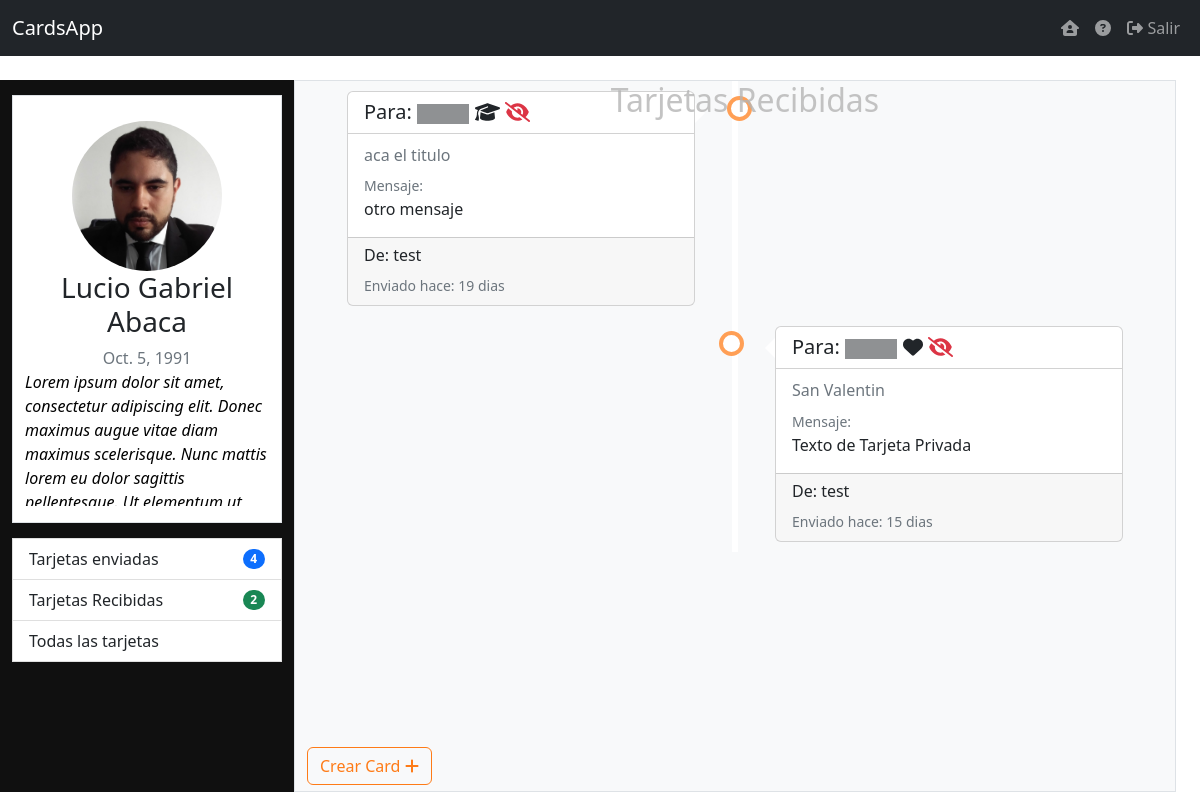
The app's page /dashboard?action=recibidas (signed in), older data.
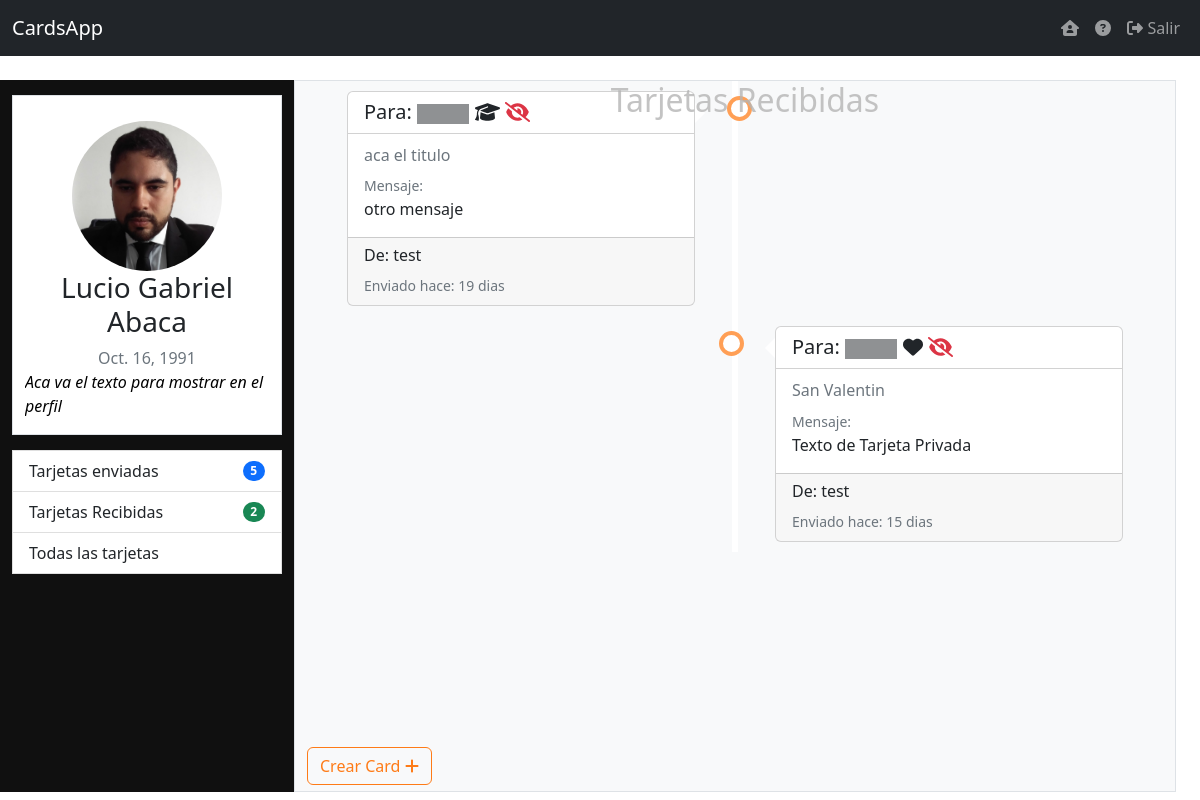
The same page, newer data.
### main_App/models.py (models this page shows)
class Usuarios(models.Model):
    id_usuario = models.ForeignKey(settings.AUTH_USER_MODEL, on_delete=models.CASCADE)
    cumpleaños = models.DateField(null=True)
    avatar = models.ImageField(upload_to='Avatares/', null = True, blank = True)
    perfil = models.TextField(null=True)
    links = models.IntegerField(null = True)
    estado = models.IntegerField(null=True)

### main_App/views.py (the view, shortened to what this page needs)
# urls.py: path('dashboard', views.dashboard, name='dashboard'),
@login_required(login_url='ingresar')
def dashboard(request):
    datosUsuario = Usuarios.objects.get(id_usuario=request.user.id)
    perfilcards = ({
        'enviadas' : len(Relacion_Cards.objects.filter(id_usr__iexact = request.user.id)),
        'recibidas': len(Relacion_Cards.objects.filter(id_usr_to__iexact = request.user.id)),
        })
    links = Perfil_Links.objects.filter(id_usr = request.user.id)
    left = True
    cards = []
    i=0
    if(request.GET):
        if request.GET['action'] == 'recibidas':
            for x in Relacion_Cards.objects.filter(id_usr_to__iexact = request.user.id).order_by('-id'):
                cards.append({i:{}})
                dates = timezone.now() - x.id_card.creacion
                cards[i].update({
                    'id': x.id_card.id,
                    'titulo':x.id_card.titulo,
                    'icon':x.id_card.icon,
                    'text':x.id_card.texto,
                    'imagen':x.id_card.imagen,
                    'estado':x.id_card.estado,
                    'left': (True if left else False),
                    'categoria':[],
                    'id_prop': User.objects.get(id=x.id_usr),
                    'id_to': User.objects.get(id=x.id_usr_to),
                    'creacion': f'{dates.days} dias'
                })
                left = (False if left else True)
                for y in Categorias_Cards.objects.filter(id_card=x.id_card.id):
                    cards[i]['categoria'].append(y.descripcion)
                i += 1
            return render(request, 'main/cards.html',{'datos':datosUsuario, 'perfilCards':perfilcards, 'links': links, 'cards':cards, 'cardsTitulo':'Tarjetas Recibidas'})

### main_App/template/main/cards.html (shortened to what this page needs)
{% extends 'main/dashboard.html' %}
{% load static %}
{% block Dashboard %}
<div class="timeline">
    {% if not cards %}
      <div class="row d-flex text-center">
        <h1> No hay Cards para mostrar </h1>
      </div>
    {% else %}
    <div class="titulo-cards text-center"><h2 class="">{{ cardsTitulo }}</h2></div>
    {% for x in cards %}
      <div class="tm-container {% if x.left == True %} left {% else %} right {% endif %}">
        <div class="card" aria-hidden="true">
          <div class="card-header bg-transparent">
              <div clas="d-flex">
              <h5 class="card-title placeholder-glow d-inline">Para:
                  {% if x.estado == 2 %}
                  <span class="placeholder col-2"></span>
                  {% else %}
                  {{ x.id_to }}
                  {% endif %}
                  <span>
                      <a data-bs-toggle="tooltip" title="Categoria: {{ x.categoria }}"><i class="fa fa-solid {{ x.icon }}"></i></a>
                      {% if x.estado == 2%}
                      <a data-bs-toggle="tooltip" title="Privado" class="text-danger"><i class="fa fa-eye-slash"></i></a>
                      {% endif %}
                  </span>
              </h5>
              </div>
          </div>
          <div class="card-body placeholder-glow">
            <h6 class="card-subtitle mb-2 text-muted ">{{x.titulo}}</h6>
            <small class="text-muted">Mensaje:</small>
            <p class="card-text">
              {{x.text}}
          </p>
          </div>
          <div class="card-footer">
              <h6 class="card-">De: {{ x.id_prop }} </h6>
              <small class="text-muted">Enviado hace:  {{ x.creacion }}</small>
          </div>
      </div>
      </div>
      {% endfor %}
      {% endif %}
      <button class="btn btn-float" type="button" data-bs-toggle="modal" data-bs-target="#modal-card">Crear Card <i class="fa fa-plus"></i></button>
    </div>
    {% endblock %}

### main_App/template/main/dashboard.html (shortened to what this page needs)
{% extends './base.html' %}
{% load static %}
{% block Main %}
<div class="row container-fluid ">
    <div class="col-lg-3 perfil">
        <div class="d-grid container border">
            <a href="#" data-bs-toggle="modal" type="button" data-bs-toggle="modal" data-bs-target="#modal-imagen-perfil">
            <img class=" img-fluid mx-auto d-block rounded-circle" data-bs-toggle="tooltip" title="Editar Avatar" src=
            {% if datos.avatar %}
            {{ datos.avatar.url }}
            {% else %}
            "{% static '/assets/img/default-avatar.jpg' %}"
            {% endif %}>
            </a>
            <div class="d-flex justify-content-center  text-center">
                <h3 class="text-center">{{user.get_full_name}} </h3>
            </div>
            <span class="text-muted text-center">{{ datos.cumpleaños }} </span>
            <a href="/editarPerfil" style="text-decoration: none; color:black"  >
                <p class="blockquote text-wrap fst-italic fs-6 text dash-perfil" data-bs-toggle="tooltip" title="Editar Perfil" >
                {% if datos.perfil %}
                {{datos.perfil}}
                {% else %}
                    Click para editar tu informacion de perfil
                {% endif %}
            </p>
            </a>
        </div>
        <ul class="list-group">
            <a class="list-group-item list-group-item-action" href="dashboard?action=enviadas">
            <li class="d-flex justify-content-between align-items-center">
                Tarjetas enviadas
                <span class="badge bg-primary rounded-pill">{{ perfilCards.enviadas }}</span>
            </li>
            </a>
            <a class="list-group-item list-group-item-action" href="dashboard?action=recibidas">
                <li class="d-flex justify-content-between align-items-center">
                    Tarjetas Recibidas
                    <span class="badge bg-success rounded-pill">{{ perfilCards.recibidas }} </span>
                </li>
            </a>
            <a class="list-group-item list-group-item-action" href="dashboard?action=">
              <li class="d-flex justify-content-between align-items-center">
                  Todas las tarjetas
              </li>
          </a>
        </ul>
    </div>
    <div class="col-lg-9 bg-light border dashboard">
    {% block Dashboard %}
    {% endblock %}
    </div>
</div>
{% endblock %}

Row changes from the older to the newer data that the page shows:
changed Usuarios: cumpleaños "Oct. 5, 1991" → "Oct. 16, 1991"; perfil "Lorem ipsum dolor sit amet, consectetur adipiscing elit. Donec maximus augue vitae diam maximus scelerisque. Nunc mattis lorem eu dolor sagittis…" → "Aca va el texto para mostrar en el perfil"
Text that changed along with them:
{{ perfilCards.enviadas }}: "4" → "5"
